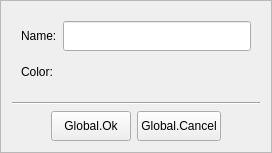
<?xml version="1.0" encoding="UTF-8"?>
<ui version="4.0">
 <class>AddControlPolicyDialogFrame</class>
 <widget class="QFrame" name="AddControlPolicyDialogFrame">
  <property name="geometry">
   <rect>
    <x>0</x>
    <y>0</y>
    <width>272</width>
    <height>151</height>
   </rect>
  </property>
  <property name="windowTitle">
   <string>Frame</string>
  </property>
  <property name="frameShape">
   <enum>QFrame::StyledPanel</enum>
  </property>
  <property name="frameShadow">
   <enum>QFrame::Raised</enum>
  </property>
  <layout class="QVBoxLayout" name="verticalLayout">
   <item>
    <widget class="QFrame" name="frame">
     <property name="sizePolicy">
      <sizepolicy hsizetype="Preferred" vsizetype="Expanding">
       <horstretch>0</horstretch>
       <verstretch>0</verstretch>
      </sizepolicy>
     </property>
     <layout class="QGridLayout" name="gridLayout">
      <item row="1" column="1">
       <widget class="QPushButton" name="buttonControlPolicyColor">
        <property name="minimumSize">
         <size>
          <width>30</width>
          <height>30</height>
         </size>
        </property>
        <property name="maximumSize">
         <size>
          <width>30</width>
          <height>30</height>
         </size>
        </property>
        <property name="text">
         <string/>
        </property>
        <property name="flat">
         <bool>true</bool>
        </property>
       </widget>
      </item>
      <item row="0" column="0">
       <widget class="QLabel" name="label">
        <property name="text">
         <string>Name:</string>
        </property>
       </widget>
      </item>
      <item row="0" column="1">
       <widget class="QLineEdit" name="lineControlPolicyName">
        <property name="minimumSize">
         <size>
          <width>0</width>
          <height>30</height>
         </size>
        </property>
       </widget>
      </item>
      <item row="1" column="0">
       <widget class="QLabel" name="label_2">
        <property name="text">
         <string>Color:</string>
        </property>
       </widget>
      </item>
     </layout>
    </widget>
   </item>
   <item>
    <widget class="Line" name="line">
     <property name="orientation">
      <enum>Qt::Horizontal</enum>
     </property>
    </widget>
   </item>
   <item>
    <layout class="QHBoxLayout" name="horizontalLayout">
     <item>
      <spacer name="horizontalSpacer">
       <property name="orientation">
        <enum>Qt::Horizontal</enum>
       </property>
       <property name="sizeHint" stdset="0">
        <size>
         <width>40</width>
         <height>20</height>
        </size>
       </property>
      </spacer>
     </item>
     <item>
      <widget class="QPushButton" name="buttonDialogOk">
       <property name="minimumSize">
        <size>
         <width>80</width>
         <height>30</height>
        </size>
       </property>
       <property name="text">
        <string>Global.Ok</string>
       </property>
      </widget>
     </item>
     <item>
      <widget class="QPushButton" name="buttonDialogCancel">
       <property name="minimumSize">
        <size>
         <width>80</width>
         <height>30</height>
        </size>
       </property>
       <property name="text">
        <string>Global.Cancel</string>
       </property>
      </widget>
     </item>
     <item>
      <spacer name="horizontalSpacer_2">
       <property name="orientation">
        <enum>Qt::Horizontal</enum>
       </property>
       <property name="sizeHint" stdset="0">
        <size>
         <width>40</width>
         <height>20</height>
        </size>
       </property>
      </spacer>
     </item>
    </layout>
   </item>
  </layout>
 </widget>
 <resources/>
 <connections/>
</ui>
